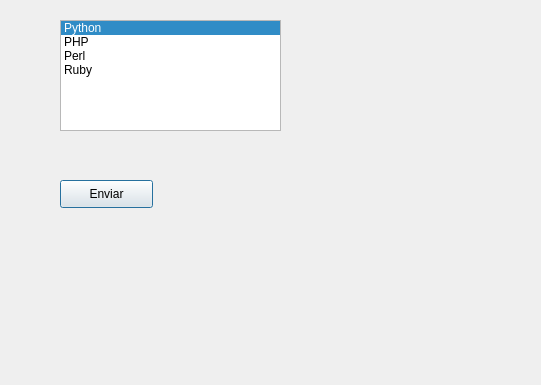
<?xml version="1.0" encoding="UTF-8"?>
<ui version="4.0">
 <class>Dialog</class>
 <widget class="QDialog" name="Dialog">
  <property name="geometry">
   <rect>
    <x>0</x>
    <y>0</y>
    <width>541</width>
    <height>385</height>
   </rect>
  </property>
  <property name="windowTitle">
   <string>Dialog</string>
  </property>
  <widget class="QListWidget" name="Lenguajes">
   <property name="geometry">
    <rect>
     <x>60</x>
     <y>20</y>
     <width>221</width>
     <height>111</height>
    </rect>
   </property>
   <property name="selectionMode">
    <enum>QAbstractItemView::MultiSelection</enum>
   </property>
   <property name="currentRow">
    <number>0</number>
   </property>
   <item>
    <property name="text">
     <string>Python</string>
    </property>
   </item>
   <item>
    <property name="text">
     <string>PHP</string>
    </property>
   </item>
   <item>
    <property name="text">
     <string>Perl</string>
    </property>
   </item>
   <item>
    <property name="text">
     <string>Ruby</string>
    </property>
   </item>
  </widget>
  <widget class="QPushButton" name="Boton">
   <property name="geometry">
    <rect>
     <x>60</x>
     <y>180</y>
     <width>93</width>
     <height>28</height>
    </rect>
   </property>
   <property name="text">
    <string>Enviar</string>
   </property>
  </widget>
  <widget class="QLabel" name="label_Lenguajes">
   <property name="geometry">
    <rect>
     <x>60</x>
     <y>240</y>
     <width>261</width>
     <height>51</height>
    </rect>
   </property>
   <property name="text">
    <string/>
   </property>
  </widget>
 </widget>
 <resources/>
 <connections/>
</ui>
